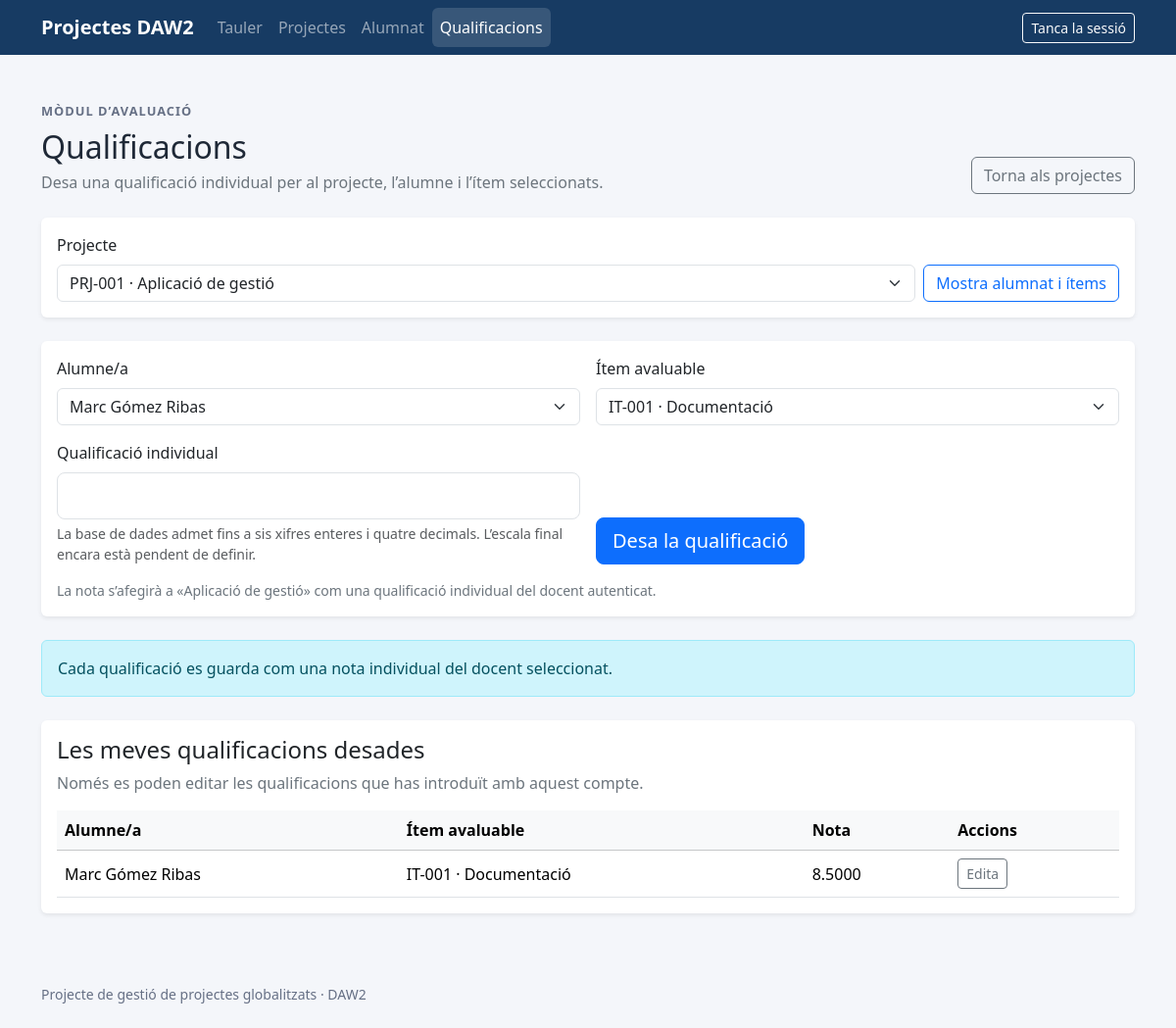
Page /?page=grades&role=teacher&project_id=1 (signed in) on the committed database.
### tables this page shows
CREATE TABLE IF NOT EXISTS projects (
    id INT UNSIGNED AUTO_INCREMENT PRIMARY KEY,
    code VARCHAR(50) NOT NULL UNIQUE,
    name VARCHAR(150) NOT NULL,
    description TEXT NOT NULL
);

CREATE TABLE IF NOT EXISTS grades (
    id INT UNSIGNED AUTO_INCREMENT PRIMARY KEY,
    project_id INT UNSIGNED NOT NULL,
    student_id INT UNSIGNED NOT NULL,
    evaluable_item_id INT UNSIGNED NOT NULL,
    teacher_id INT UNSIGNED NOT NULL,
    grade_value DECIMAL(10, 4) NOT NULL,
    CONSTRAINT uq_grade_per_teacher
        UNIQUE (project_id, student_id, evaluable_item_id, teacher_id),
    CONSTRAINT fk_grades_teacher_project
        FOREIGN KEY (teacher_id, project_id)
        REFERENCES teacher_projects (teacher_id, project_id)
        ON DELETE CASCADE,
    CONSTRAINT fk_grades_student_project
        FOREIGN KEY (student_id, project_id)
        REFERENCES student_projects (student_id, project_id)
        ON DELETE CASCADE,
    CONSTRAINT fk_grades_project_item
        FOREIGN KEY (project_id, evaluable_item_id)
        REFERENCES project_evaluable_items (project_id, evaluable_item_id)
        ON DELETE CASCADE
);

CREATE TABLE IF NOT EXISTS users (
    id INT UNSIGNED AUTO_INCREMENT PRIMARY KEY,
    username VARCHAR(80) NOT NULL UNIQUE,
    full_name VARCHAR(150) NOT NULL,
    password_hash VARCHAR(255) NOT NULL,
    role ENUM('administrator', 'teacher', 'student') NOT NULL
);

CREATE TABLE IF NOT EXISTS evaluable_items (
    id INT UNSIGNED AUTO_INCREMENT PRIMARY KEY,
    code VARCHAR(50) NOT NULL UNIQUE,
    name VARCHAR(150) NOT NULL,
    description TEXT NOT NULL
);

### app/Views/pages/teacher/grades.php (the view, shortened to what the rows shown need)
<?php
$escapeGradeValue = static fn (string|int $value): string => htmlspecialchars((string) $value, ENT_QUOTES, 'UTF-8');
$operationData = $createOperationsData;
$updateData = $updateOperationsData;
$selectedProjectId = $operationData['selectedProjectId'];
$selectedProject = null;
foreach ($operationData['teacherProjects'] as $project) {
    if ((string) $project['id'] === $selectedProjectId) {
        $selectedProject = $project;
        break;
    }
}
?>
<section aria-labelledby="teacher-grades-title">
    <div class="d-flex flex-column flex-md-row justify-content-between align-items-md-end gap-3 mb-4">
        <div><h1 class="h2 mb-1" id="teacher-grades-title">Qualificacions</h1></div>
    </div>
    <form class="card border-0 shadow-sm" method="post" action="/?page=grades&amp;role=teacher">
        <div class="card-body">
            <div class="row g-3">
                <div class="col-12 col-md-6">
                </div>
                <div class="col-12 col-md-6">
                </div>
                <div class="col-12 col-lg-6">
                </div>
                <div class="col-12 col-lg-6 d-flex align-items-end">
                </div>
            </div>
            <?php if ($selectedProject !== null): ?>
                <p class="small text-secondary mt-3 mb-0">La nota s’afegirà a «<?= $escapeGradeValue($selectedProject['name']) ?>» com una qualificació individual del docent autenticat.</p>
            <?php endif; ?>
        </div>
    </form>
    <article class="card border-0 shadow-sm mt-4">
        <div class="card-body">
            <h2 class="h4">Les meves qualificacions desades</h2>
            <div class="table-responsive">
                <table class="table table-hover align-middle mb-0">
                    <thead class="table-light">
                        <tr>
                            <th scope="col">Alumne/a</th>
                            <th scope="col">Ítem avaluable</th>
                            <th scope="col">Nota</th>
                            <th scope="col">Accions</th>
                        </tr>
                    </thead>
                    <tbody>
                        <?php foreach ($operationData['teacherGrades'] as $grade): ?>
                            <?php
                            $gradeId = (int) $grade['id'];
                            $isEditingGrade = $updateData['editType'] === 'grade'
                                && $updateData['editId'] === (string) $gradeId;
                            ?>
                            <tr>
                                <td><?= $escapeGradeValue($grade['student_name']) ?></td>
                                <td><?= $escapeGradeValue($grade['item_code'] . ' · ' . $grade['item_name']) ?></td>
                                <td><?= $escapeGradeValue($grade['grade_value']) ?></td>
                                <td>
                                    <details<?= $isEditingGrade ? ' open' : '' ?>>
                                        <summary class="btn btn-sm btn-outline-secondary">Edita</summary>
                                    </details>
                                </td>
                            </tr>
                        <?php endforeach; ?>
                    </tbody>
                </table>
            </div>
        </div>
    </article>
</section>

### rows in the picture
projects: name "Aplicació de gestió"
grades: users.full_name "Marc Gómez Ribas", evaluable_items.code+name "IT-001 · Documentació", grade_value "8.5000"

### other values in the picture
$item['title'] "Tauler"
$item['title'] "Projectes"
$item['title'] "Alumnat"
$item['title'] "Qualificacions"
form field project_id "PRJ-001 · Aplicació de gestió"
form field student_id "Marc Gómez Ribas"
form field item_id "IT-001 · Documentació"
